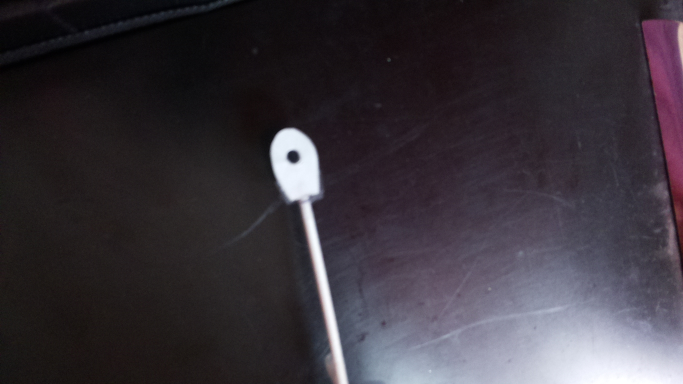
#> input picture vid-test/image.jpg, 1366 x 768 px, given in place of the camera (shown at 1/2 size)
$ python vid.py   (older library calls are emulated)
#> lines starting #> are read from the running program, lines starting #| are printed output that depends on the picture; after the words box and inside, x2 and y2 are one past the last pixel; in counts of white or black regions, pixels touching at a corner belong together
#> further down, frame is the input picture: shape (768, 1366, 3); mean B, G, R 59.1, 52, 57.5
# in a terminal
# python -m pip install --user opencv-contrib-python numpy scipy matplotlib ipython jupyter pandas sympy nose


import cv2
import pandas as pd
import numpy as np
import imutils
from scipy.spatial import distance as dist
from imutils import perspective
from imutils import contours

# using cam built-in to computer
videocapture=cv2.VideoCapture(0)

# using IP camera address from my mobile phone, with Android 'IP Webcam' app over WiFi
# videocapture=cv2.VideoCapture("http://xxx.xxx.xxx.xxx:8080/video")

def safe_div(x,y): # so we don't crash so often
    if y==0: return 0
    return x/y

def nothing(x): # for trackbar
    pass

def rescale_frame(frame, percent=25):  # make the video windows a bit smaller
#> called with percent = 25
    width = int(frame.shape[1] * percent/ 100)
#> width = 341
    height = int(frame.shape[0] * percent/ 100)
#> height = 192
    dim = (width, height)
#> dim = (341, 192)
    return cv2.resize(frame, dim, interpolation=cv2.INTER_AREA)

if not videocapture.isOpened():
    print("can't open camera")
    exit()

windowName="Webcam Live video feed"

cv2.namedWindow(windowName)

# Sliders to adjust image
# https://medium.com/@manivannan_data/set-trackbar-on-image-using-opencv-python-58c57fbee1ee
cv2.createTrackbar("threshold", windowName, 75, 255, nothing)
cv2.createTrackbar("kernel", windowName, 5, 30, nothing)
cv2.createTrackbar("iterations", windowName, 1, 10, nothing)

showLive=True
while(showLive):

    ret, frame=videocapture.read()
    frame_resize = rescale_frame(frame)
    if not ret:
        print("cannot capture the frame")
        exit()

    thresh= cv2.getTrackbarPos("threshold", windowName)
    ret,thresh1 = cv2.threshold(frame_resize,thresh,255,cv2.THRESH_BINARY)
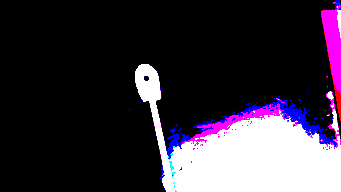
#> thresh1: shape (192, 341, 3); mean B, G, R 59.9, 46.9, 55.2
#> ret = 75

    kern=cv2.getTrackbarPos("kernel", windowName)
    kernel = np.ones((kern,kern),np.uint8) # square image kernel used for erosion

    itera=cv2.getTrackbarPos("iterations", windowName)
    dilation =   cv2.dilate(thresh1, kernel, iterations=itera)
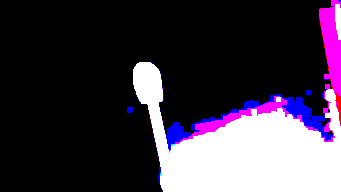
#> dilation: shape (192, 341, 3); mean B, G, R 69.2, 54.1, 63.6
    erosion = cv2.erode(dilation,kernel,iterations = itera) # refines all edges in the binary image

    opening = cv2.morphologyEx(erosion, cv2.MORPH_OPEN, kernel)
    closing = cv2.morphologyEx(opening, cv2.MORPH_CLOSE, kernel)
    closing = cv2.cvtColor(closing,cv2.COLOR_BGR2GRAY)
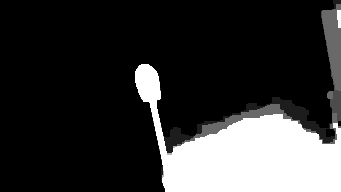
#> closing: shape (192, 341); min 0, max 255, mean 51.8

    _,contours,hierarchy = cv2.findContours(closing,cv2.RETR_TREE,cv2.CHAIN_APPROX_NONE) # find contours with simple approximation cv2.RETR_TREE,cv2.CHAIN_APPROX_SIMPLE
#> contours = 2 contours; box (x1, y1, x2, y2) and area: (135, 0, 341, 192) 15602, (325, 128, 336, 138) 80

    closing = cv2.cvtColor(closing,cv2.COLOR_GRAY2RGB)
#> closing: shape (192, 341, 3)
    cv2.drawContours(closing, contours, -1, (128,255,0), 1)
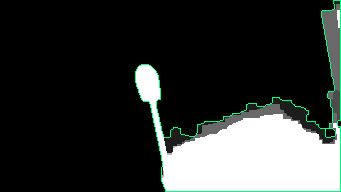
#> closing: shape (192, 341, 3); mean B, G, R 51.6, 53.5, 49.7

    # focus on only the largest outline by area
    areas = [] #list to hold all areas

    for contour in contours:
      ar = cv2.contourArea(contour)
      areas.append(ar)
#> this loop made 2 passes
#> ar on passes 1 to 2: 15602.5, 79.5
#> after the loop, areas = [15602.5, 79.5]

    max_area = max(areas)
#> max_area = 15602.5
    max_area_index = areas.index(max_area)  # index of the list element with largest area
#> max_area_index = 0

    cnt = contours[max_area_index - 1] # largest area contour is usually the viewing window itself, why?
#> cnt = contour of 31 points, box (x1, y1, x2, y2) (325, 128, 336, 138), area 80

    cv2.drawContours(closing, [cnt], 0, (0,0,255), 1)
#> closing: shape (192, 341, 3); 0.05% of pixels changed, all inside (x1, y1, x2, y2) = (325, 128, 336, 138)

    def midpoint(ptA, ptB):
      return ((ptA[0] + ptB[0]) * 0.5, (ptA[1] + ptB[1]) * 0.5)

    # compute the rotated bounding box of the contour
    orig = frame_resize.copy()
    box = cv2.minAreaRect(cnt)
#> box = ((330, 132.5), (9, 10), -90)
    box = cv2.cv.BoxPoints(box) if imutils.is_cv2() else cv2.boxPoints(box)
#> box = ((335, 137), (325, 137), (325, 128), (335, 128))
    box = np.array(box, dtype="int")
#> box = [[335, 137], [325, 137], [325, 128], [335, 128]]

    # order the points in the contour such that they appear
    # in top-left, top-right, bottom-right, and bottom-left
    # order, then draw the outline of the rotated bounding
    # box
    box = perspective.order_points(box)
#> box = [[325, 128], [335, 128], [335, 137], [325, 137]]
    cv2.drawContours(orig, [box.astype("int")], -1, (0, 255, 0), 1)
#> orig: shape (192, 341, 3); mean B, G, R 59.1, 52.1, 57.5

    # loop over the original points and draw them
    for (x, y) in box:
      cv2.circle(orig, (int(x), int(y)), 5, (0, 0, 255), -1)
#> this loop made 4 passes
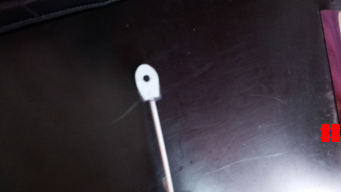
#> orig: shape (192, 341, 3); mean B, G, R 58.8, 51.7, 58.4

    # unpack the ordered bounding box, then compute the midpoint
    # between the top-left and top-right coordinates, followed by
    # the midpoint between bottom-left and bottom-right coordinates
    (tl, tr, br, bl) = box
#> tl = [325, 128]; tr = [335, 128]; br = [335, 137]; bl = [325, 137]
    (tltrX, tltrY) = midpoint(tl, tr)
#> tltrX = 330; tltrY = 128
    (blbrX, blbrY) = midpoint(bl, br)
#> blbrX = 330; blbrY = 137

    # compute the midpoint between the top-left and top-right points,
    # followed by the midpoint between the top-righ and bottom-right
    (tlblX, tlblY) = midpoint(tl, bl)
#> tlblX = 325; tlblY = 132.5
    (trbrX, trbrY) = midpoint(tr, br)
#> trbrX = 335; trbrY = 132.5

    # draw the midpoints on the image
    cv2.circle(orig, (int(tltrX), int(tltrY)), 5, (255, 0, 0), -1)
#> orig: shape (192, 341, 3); 0.12% of pixels changed, all inside (x1, y1, x2, y2) = (325, 123, 336, 134)
    cv2.circle(orig, (int(blbrX), int(blbrY)), 5, (255, 0, 0), -1)
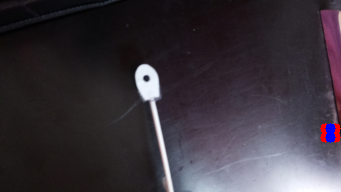
#> orig: shape (192, 341, 3); mean B, G, R 59.4, 51.7, 57.9
    cv2.circle(orig, (int(tlblX), int(tlblY)), 5, (255, 0, 0), -1)
#> orig: shape (192, 341, 3); 0.07% of pixels changed, all inside (x1, y1, x2, y2) = (320, 127, 327, 137)
    cv2.circle(orig, (int(trbrX), int(trbrY)), 5, (255, 0, 0), -1)

    # draw lines between the midpoints
    cv2.line(orig, (int(tltrX), int(tltrY)), (int(blbrX), int(blbrY)),(255, 0, 255), 1)
#> orig: shape (192, 341, 3); mean B, G, R 59.7, 51.7, 57.6
    cv2.line(orig, (int(tlblX), int(tlblY)), (int(trbrX), int(trbrY)),(255, 0, 255), 1)
#> orig: shape (192, 341, 3); mean B, G, R 59.7, 51.7, 57.6
    cv2.drawContours(orig, [cnt], 0, (0,0,255), 1)
#> orig: shape (192, 341, 3); mean B, G, R 59.6, 51.7, 57.7

    # compute the Euclidean distance between the midpoints
    dA = dist.euclidean((tltrX, tltrY), (blbrX, blbrY))
#> dA = 9
    dB = dist.euclidean((tlblX, tlblY), (trbrX, trbrY))
#> dB = 10

    # compute the size of the object
    pixelsPerMetric = 1 # more to do here to get actual measurements that have meaning in the real world
    dimA = dA / pixelsPerMetric
#> dimA = 9
    dimB = dB / pixelsPerMetric
#> dimB = 10

    # draw the object sizes on the image
    cv2.putText(orig, "{:.1f}mm".format(dimA), (int(tltrX - 15), int(tltrY - 10)), cv2.FONT_HERSHEY_SIMPLEX, 0.65, (255, 255, 255), 2)
    cv2.putText(orig, "{:.1f}mm".format(dimB), (int(trbrX + 10), int(trbrY)), cv2.FONT_HERSHEY_SIMPLEX, 0.65, (255, 255, 255), 2)

    # compute the center of the contour
    M = cv2.moments(cnt)
#> M = moments, m00 79.5, centre m10/m00, m01/m00 = (329.6, 132.5)
    cX = int(safe_div(M["m10"],M["m00"]))
#> cX = 329
    cY = int(safe_div(M["m01"],M["m00"]))
#> cY = 132

    # draw the contour and center of the shape on the image
    cv2.circle(orig, (cX, cY), 5, (255, 255, 255), -1)
#> orig: shape (192, 341, 3); mean B, G, R 60.2, 52.5, 58.4
    cv2.putText(orig, "center", (cX - 20, cY - 20), cv2.FONT_HERSHEY_SIMPLEX, 0.5, (255, 255, 255), 2)
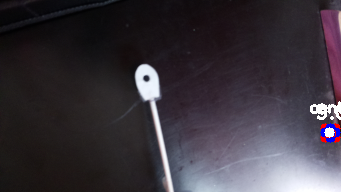
#> orig: shape (192, 341, 3); mean B, G, R 60.6, 53, 58.8

    cv2.imshow(windowName, orig)
    cv2.imshow('', closing)
    if cv2.waitKey(30)>=0:
#> (key Esc is pressed here)
        showLive=False


videocapture.release()
cv2.destroyAllWindows()
